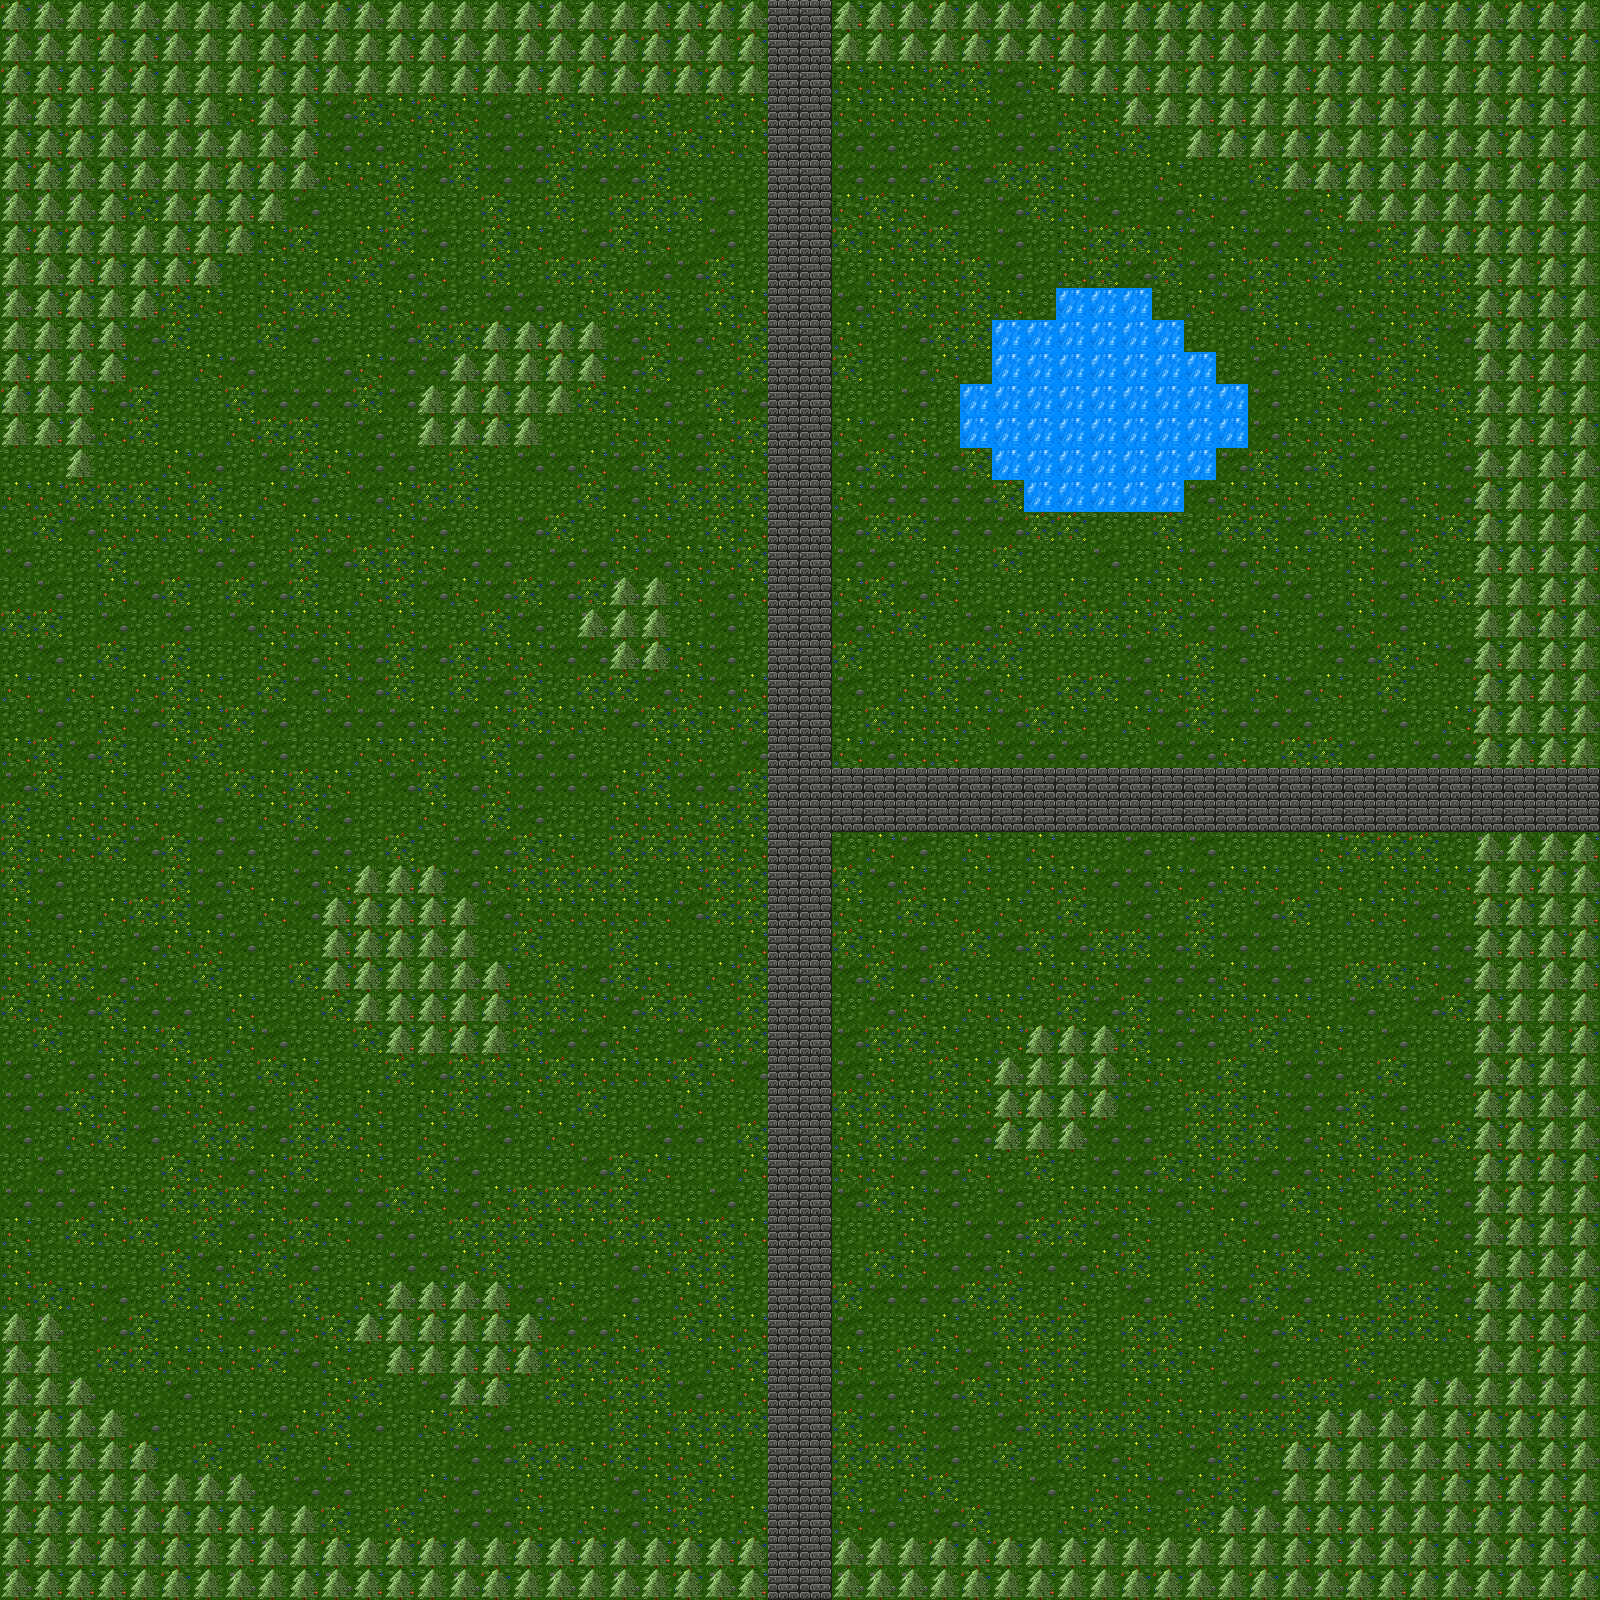

This game map was drawn from its Tiled (.tmx) file and the tilesets committed beside it. A one-line description and the trimmed map source follow:
An orthogonal 50x50 tile map with 32x32 px tiles, 2 tile layers (Ground, Decorations).

<map version="1.10" tiledversion="1.11.2" orientation="orthogonal" renderorder="right-down" width="50" height="50" tilewidth="32" tileheight="32" infinite="0" nextlayerid="3" nextobjectid="1">
 <tileset firstgid="1" name="Basic_Tileset" tilewidth="32" tileheight="32" tilecount="12" columns="4">
  <image source="Tiles_Basicos.png" width="128" height="96" />
  <tile id="4">
   <properties>
    <property name="Colision" type="bool" value="true" />
   </properties>
  </tile>
  <tile id="8">
   <properties>
    <property name="Colision" type="bool" value="true" />
   </properties>
  </tile>
 </tileset>
 <layer id="1" name="Ground" width="50" height="50">
  <data>[2500 cells, 2500 non-empty, 5 distinct tile ids]</data>
 </layer>
 <layer id="2" name="Decorations" width="50" height="50">
  <data>[2500 cells, 700 non-empty, 2 distinct tile ids]</data>
 </layer>
</map>
